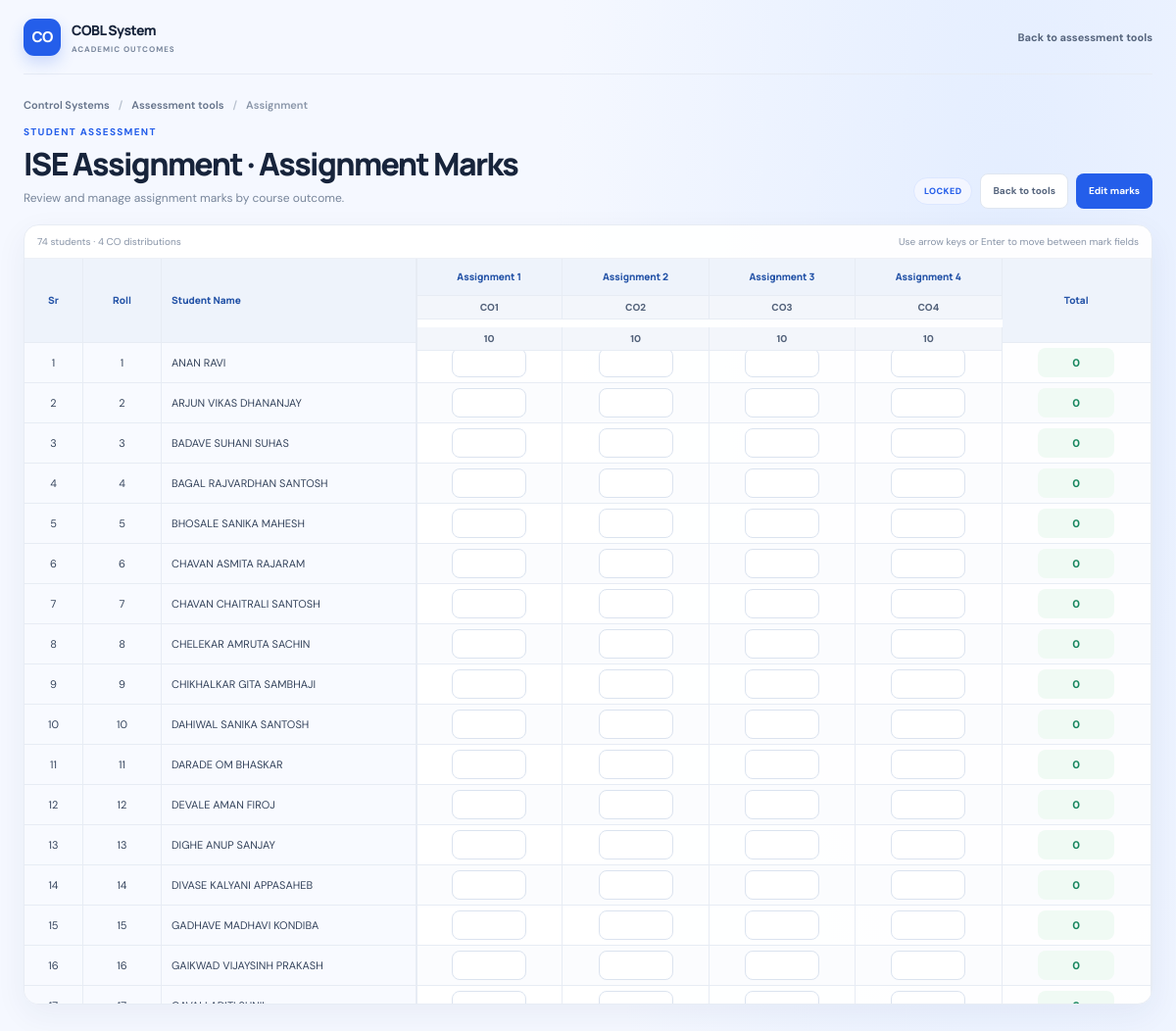
The page /assignment/tutorial/3/ (signed in) on the database its author committed.
### accounts/models.py (models this page shows, shortened)
class AssessmentTool(models.Model):
    course = models.ForeignKey(
        "Course",
        on_delete=models.CASCADE,
        related_name="assessment_tools"
    )
    main_tool = models.CharField(max_length=50)
    sub_tool = models.CharField(max_length=100)
    is_locked = models.BooleanField(default=False)
    created_at = models.DateTimeField(auto_now_add=True)
    class Meta:
        ordering = ["created_at"]

class Course(models.Model):
    academic_class = models.ForeignKey(
        AcademicClass,
        on_delete=models.CASCADE,
        related_name="courses"
    )
    course_code = models.CharField(max_length=20)
    course_name = models.CharField(max_length=100)
    faculty = models.ForeignKey(
        settings.AUTH_USER_MODEL,
        on_delete=models.SET_NULL,
        null=True,
        blank=True,
        limit_choices_to={"role__in": ["FACULTY", "HOD"]}
    )

class AssignmentTool(models.Model):
    tool = models.ForeignKey(AssessmentTool, on_delete=models.CASCADE)
    question_no = models.CharField(max_length=20)
    co = models.ForeignKey(CourseOutcome, on_delete=models.CASCADE, null=True, blank=True)
    bl = models.CharField(max_length=5, default="BL1")
    question_count = models.PositiveIntegerField(default=1)
    marks = models.PositiveIntegerField()
    created_at = models.DateTimeField(default=timezone.now)
    class Meta:
        unique_together = ("tool", "question_no")

class CourseOutcome(models.Model):
    course = models.ForeignKey(
        "Course",   # 🔥 string reference
        on_delete=models.CASCADE,
        related_name="cos"
    )
    co_number = models.PositiveIntegerField()
    description = models.TextField()
    is_locked = models.BooleanField(default=False)
    class Meta:
        unique_together = ("course", "co_number")
        ordering = ["co_number"]

class Student(models.Model):
    roll_no = models.CharField(max_length=20)
    name = models.CharField(max_length=200)
    list_order = models.PositiveIntegerField(default=0)
    academic_class = models.ForeignKey(
        AcademicClass,
        on_delete=models.CASCADE,
        null=True,
        blank=True,
        related_name="students"
    )
    department = models.ForeignKey(
        Department,
        on_delete=models.CASCADE,
        null=True,
        blank=True
    )
    class Meta:
        unique_together = ("roll_no", "academic_class")
        ordering = ["roll_no"]

### accounts/views.py (the view, shortened to what this page needs)
@login_required
def assignment_tutorial_marks(request, tool_id):
    tool = get_object_or_404(AssessmentTool, id=tool_id)
    academic_class = tool.course.academic_class
    edit_mode = request.GET.get("edit") == "1"
    is_locked = not edit_mode
    students = Student.objects.filter(
        academic_class=academic_class
    ).order_by("list_order", "pk")
    def assignment_question_sort_key(question):
        match = re.fullmatch(r"A(\d+)\.(\d+)", question.question_no or "")
        if match:
            return (0, int(match.group(1)), int(match.group(2)), "")
        return (1, 0, 0, question.question_no or "")
    questions = sorted(
        AssignmentTool.objects.filter(tool=tool).select_related("co"),
        key=assignment_question_sort_key,
    )
    assignment_groups = []
    for question in questions:
        match = re.fullmatch(r"A(\d+)\.\d+", question.question_no or "")
        assignment_key = match.group(1) if match else question.question_no
        assignment_label = (
            f"Assignment {assignment_key}" if match else "Assignment"
        )
        if (
            not assignment_groups
            or assignment_groups[-1]["key"] != assignment_key
        ):
            assignment_groups.append({
                "key": assignment_key,
                "label": assignment_label,
                "questions": [],
            })
        assignment_groups[-1]["questions"].append(question)
    marks_records = AssignmentTutorialMarks.objects.filter(tool=tool)
    marks_dict = {}
    for m in marks_records:
        marks_dict.setdefault(m.student_id, {})[m.question_id] = m.marks
    student_rows = []
    skipped_fields = set(request.session.pop(f"skipped_assignment_marks_{tool.id}", [])) if hasattr(request, "session") else set()
    for student in students:
        row_marks = []
        total = 0
        for q in questions:
            mark = marks_dict.get(student.id, {}).get(q.id)
            if mark is None:
                display_mark = ""
            else:
                display_mark = mark
                total += mark
            row_marks.append({
                "q_id": q.id,
                "mark": display_mark,
                "max_marks": q.marks,
                "is_skipped": f"marks_{student.id}_{q.id}" in skipped_fields,
            })
        student_rows.append({
            "student": student,
            "marks": row_marks,
            "total": total
        })
    return render(
        request,
        "Marks/assignment_tutorial_marks.html",
        {
            "tool": tool,
            "questions": questions,
            "assignment_groups": assignment_groups,
            "student_rows": student_rows,
            "is_locked": is_locked,
        }
    )

### accounts/templates/Marks/assignment_tutorial_marks.html (shortened to what this page needs)
{% load custom_filters %}
<!DOCTYPE html>
<html lang="en">
<head>
</head>
<body>
    <main class="page-shell">
        <header class="topbar">
            <a class="brand" href="{% url 'view_course' tool.course.id %}" aria-label="COBL course dashboard">
                <span class="brand-mark" aria-hidden="true">CO</span>
                <span>
                    <span class="brand-name">COBL System</span>
                    <span class="brand-caption">Academic outcomes</span>
                </span>
            </a>
            <a class="back-link" href="{% url 'assessment_tool_page' tool.course.id %}">Back to assessment tools</a>
        </header>
        <div class="page-content">
            <nav class="breadcrumb" aria-label="Breadcrumb">
                <a href="{% url 'view_course' tool.course.id %}">{{ tool.course.course_name }}</a>
                <span class="breadcrumb-separator" aria-hidden="true">/</span>
                <a href="{% url 'assessment_tool_page' tool.course.id %}">Assessment tools</a>
                <span class="breadcrumb-separator" aria-hidden="true">/</span>
                <span>{{ tool.sub_tool }}</span>
            </nav>
            <section class="page-heading" aria-labelledby="page-title">
                <div>
                    <p class="eyebrow">Student assessment</p>
                    <h1 id="page-title">{{ tool.main_tool }} · {{ tool.sub_tool }} Marks</h1>
                    <p class="page-description">Review and manage assignment marks by course outcome.</p>
                </div>
                <div class="top-actions">
                    <span class="locked-badge {% if not is_locked %}editing{% endif %}">
                        {% if is_locked %}LOCKED{% else %}EDIT MODE{% endif %}
                    </span>
                    <a class="button button-secondary" href="{% url 'assessment_tool_page' tool.course.id %}">Back to tools</a>
                    {% if is_locked %}
                    <form method="POST">
                        <button class="button button-primary" name="edit_mode">Edit marks</button>
                    </form>
                    {% endif %}
                </div>
            </section>
            <form method="POST" id="marksForm">
                <section class="table-card" aria-label="Student assignment marks">
                    <div class="table-caption">
                        <span>{{ student_rows|length }} students · {{ questions|length }} CO distributions</span>
                        <span><span class="scroll-hint">Swipe horizontally to see all CO columns · </span>Use arrow keys or Enter to move between mark fields</span>
                    </div>
                    <div class="table-wrap" role="region" aria-label="Student assignment marks table" tabindex="0">
                        <table class="marks-table">
                            <thead>
                                <tr>
                                    <th class="sticky-col sr" rowspan="3" scope="col">Sr</th>
                                    <th class="sticky-col roll" rowspan="3" scope="col">Roll</th>
                                    <th class="sticky-col name" rowspan="3" scope="col">Student Name</th>
                                    {% for group in assignment_groups %}
                                    <th colspan="{{ group.questions|length }}">{{ group.label }}</th>
                                    {% endfor %}
                                    <th rowspan="3" scope="col">Total</th>
                                </tr>
                                <tr>
                                    {% for q in questions %}
                                    <th scope="col">{% if q.co %}CO{{ q.co.co_number }}{% else %}No CO{% endif %}</th>
                                    {% endfor %}
                                </tr>
                                <tr>
                                    {% for q in questions %}
                                    <th title="Max Marks">{{ q.marks }}</th>
                                    {% endfor %}
                                </tr>
                            </thead>
                            <tbody>
                                {% for row in student_rows %}
                                <tr>
                                    <td class="sticky-col sr">{{ forloop.counter }}</td>
                                    <td class="sticky-col roll">{{ row.student.roll_no }}</td>
                                    <td class="sticky-col name" title="{{ row.student.name }}">{{ row.student.name }}</td>
                                    {% for item in row.marks %}
                                    <td>
                                        <input type="number" class="mark-input {% if item.is_skipped %}invalid-mark{% endif %}"
                                            name="marks_{{ row.student.id }}_{{ item.q_id }}"
                                            data-row="{{ forloop.parentloop.counter0 }}" data-col="{{ forloop.counter0 }}"
                                            min="0" max="{{ item.max_marks }}" value="{{ item.mark|default_if_none:'' }}"
                                            {% if is_locked %}readonly{% endif %}>
                                    </td>
                                    {% endfor %}
                                    <td><input class="mark-input total-input total-cell" value="{{ row.total }}" readonly aria-label="Total marks for {{ row.student.name }}"></td>
                                </tr>
                                {% empty %}
                                <tr>
                                    <td colspan="{{ questions|length|add:4 }}">
                                        <div class="empty-state">No students are assigned to this class.</div>
                                    </td>
                                </tr>
                                {% endfor %}
                            </tbody>
                        </table>
                    </div>
                </section>
            </form>
        </div>
    </main>
</body>
</html>

### rows shown on the page
AssessmentTool: course.course_name "Control Systems", sub_tool "Assignment", main_tool "ISE Assignment"
AssignmentTool: co.co_number "1", marks "10"
AssignmentTool: co.co_number "2", marks "10"
AssignmentTool: co.co_number "3", marks "10"
AssignmentTool: co.co_number "4", marks "10"
Student: student.roll_no "1", student.name "ANAN RAVI", total "0"
Student: student.roll_no "2", student.name "ARJUN VIKAS DHANANJAY", total "0"
Student: student.roll_no "3", student.name "BADAVE SUHANI SUHAS", total "0"
Student: student.roll_no "4", student.name "BAGAL RAJVARDHAN SANTOSH", total "0"
Student: student.roll_no "5", student.name "BHOSALE SANIKA MAHESH", total "0"
Student: student.roll_no "6", student.name "CHAVAN ASMITA RAJARAM", total "0"
Student: student.roll_no "7", student.name "CHAVAN CHAITRALI SANTOSH", total "0"
Student: student.roll_no "8", student.name "CHELEKAR AMRUTA SACHIN", total "0"
Student: student.roll_no "9", student.name "CHIKHALKAR GITA SAMBHAJI", total "0"
Student: student.roll_no "10", student.name "DAHIWAL SANIKA SANTOSH", total "0"
Student: student.roll_no "11", student.name "DARADE OM BHASKAR", total "0"
Student: student.roll_no "12", student.name "DEVALE AMAN FIROJ", total "0"
Student: student.roll_no "13", student.name "DIGHE ANUP SANJAY", total "0"
Student: student.roll_no "14", student.name "DIVASE KALYANI APPASAHEB", total "0"
Student: student.roll_no "15", student.name "GADHAVE MADHAVI KONDIBA", total "0"
Student: student.roll_no "16", student.name "GAIKWAD VIJAYSINH PRAKASH", total "0"
Student: total "0"

### other values the page prints
{{ student_rows|length }} "74"
{{ questions|length }} "4"
{{ group.label }} "Assignment 1" "Assignment 2" "Assignment 3" "Assignment 4"
